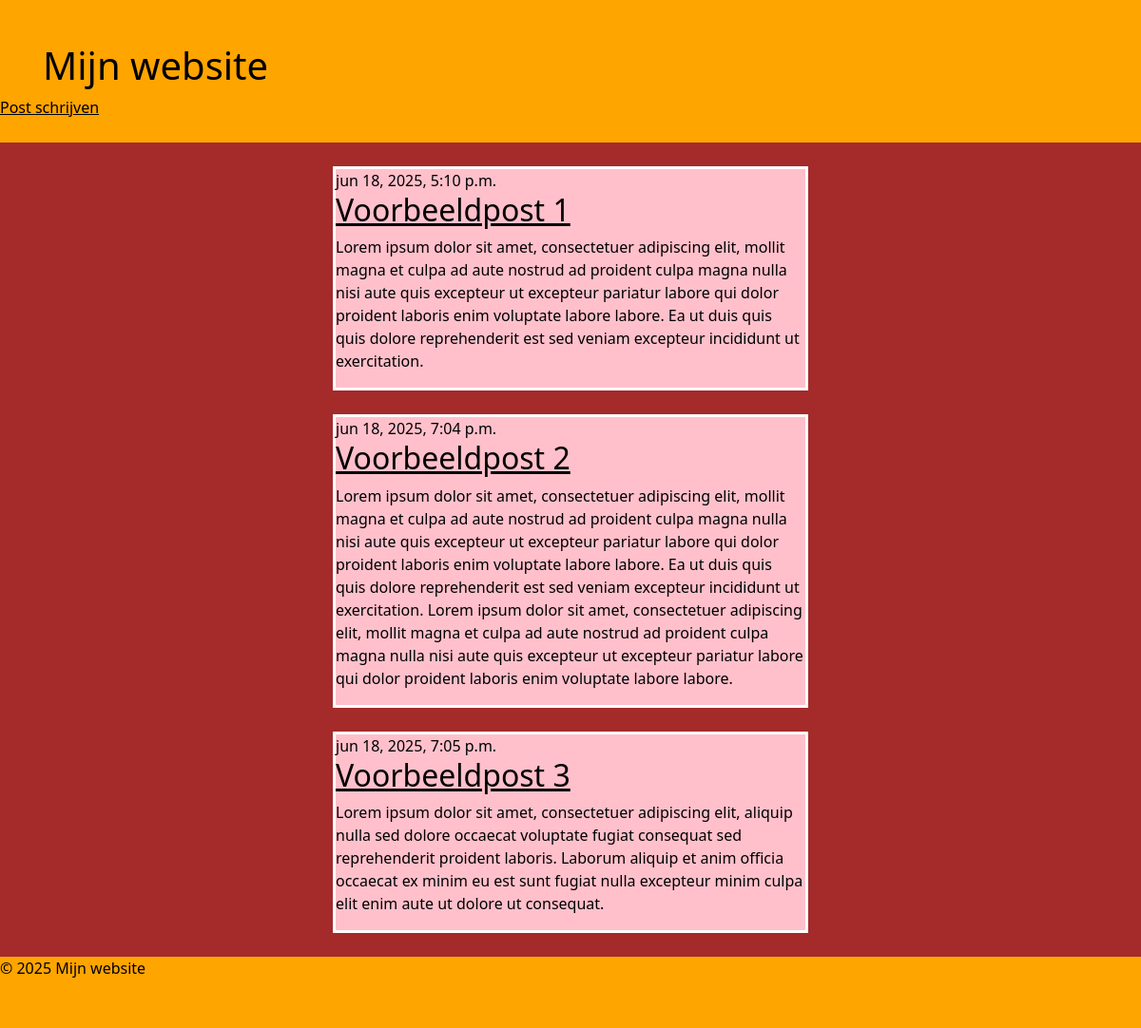
The app's page /, older data.
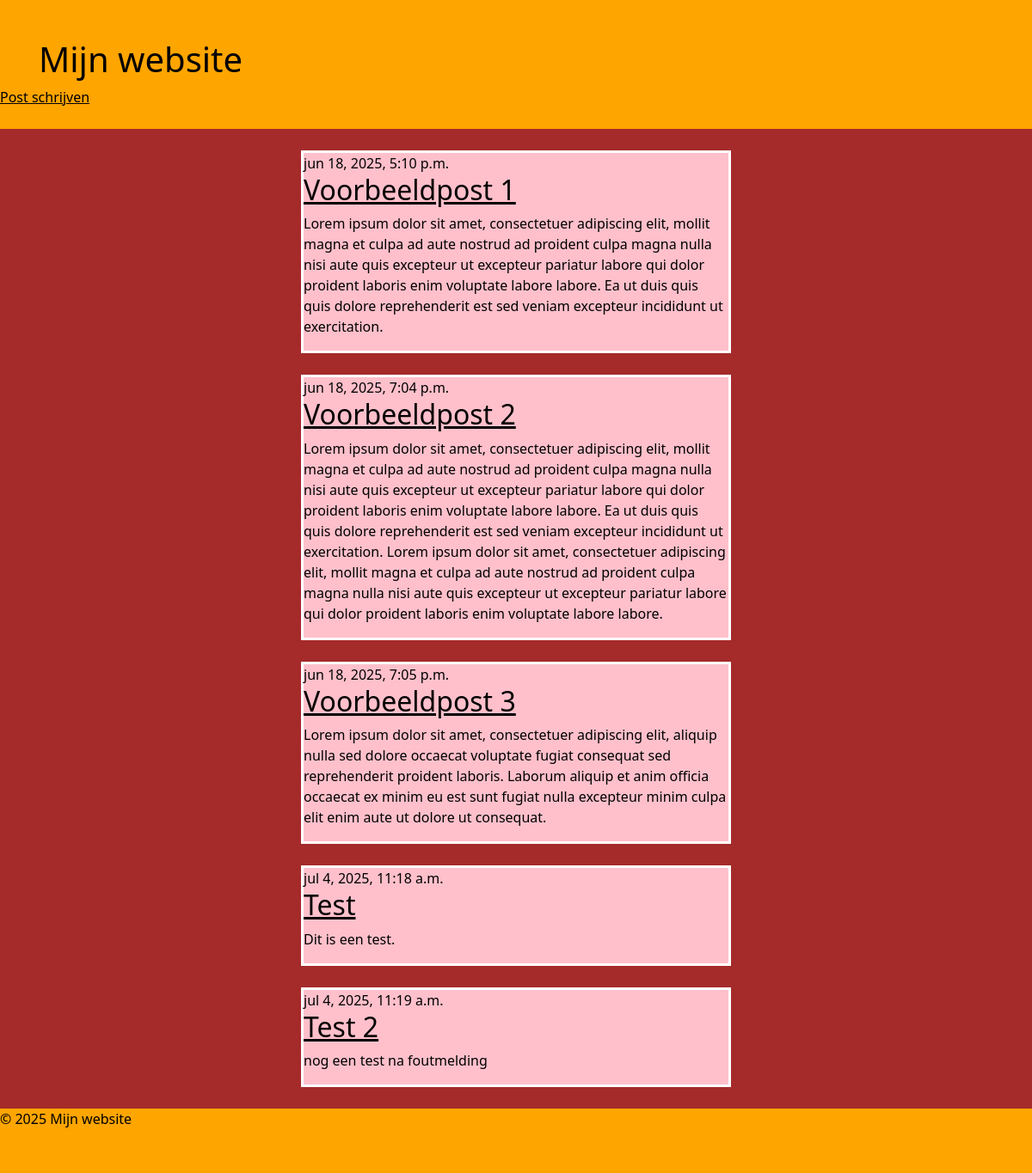
The same page, newer data.
### blog/models.py (models this page shows, shortened)
class Post(models.Model):
    author = models.ForeignKey(settings.AUTH_USER_MODEL, on_delete=models.CASCADE)
    title = models.CharField(max_length=200)
    text = models.TextField()
    created_date = models.DateTimeField(default=timezone.now)
    published_date = models.DateTimeField(blank=True, null=True)

### blog/views.py (the view)
# urls.py: path('', views.post_list, name='post_list'),  # de post_list view wordt aangeroepen wanneer de root url wordt bezocht
def post_list(request):
    posts = Post.objects.filter(published_date__lte=timezone.now()).order_by('published_date') # haal alle posts op die gepubliceerd zijn en sorteer ze op de publicatiedatum
    return render(request, 'blog/post_list.html', {'posts':posts}) # template post_list.html wordt gerenderd en wordt opgevuld met de inhoud, dit wordt dan aan bezoeker getoond als mooie pagina

### blog/templates/blog/post_list.html
{% extends 'blog/base.html' %}
{% load static %}
{% block title %}Mijn blog{% endblock %} {% block inhoud %} {% for post in posts %}
<article class="post">
	<time class="date"> {{ post.published_date }} </time>
	<h2>
		<a href="{% url 'post_inhoud' pk=post.pk %}">
			{{ post.title }}
		</a>
	</h2>
	<p>{{ post.text|linebreaksbr }}</p>
</article>
{% endfor %} {% endblock %}

Row changes from the older to the newer data that the page shows:
added Post: published_date "jul 4, 2025, 11:18 a.m.", title "Test", text "Dit is een test."
added Post: published_date "jul 4, 2025, 11:19 a.m.", title "Test 2", text "nog een test na foutmelding"
